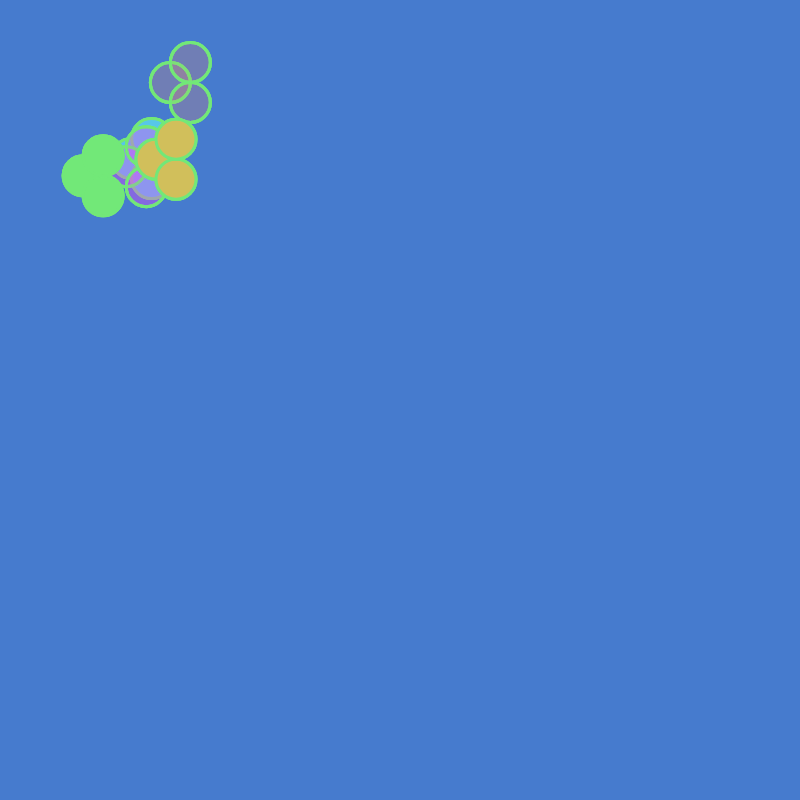
Frame 1 (no input)
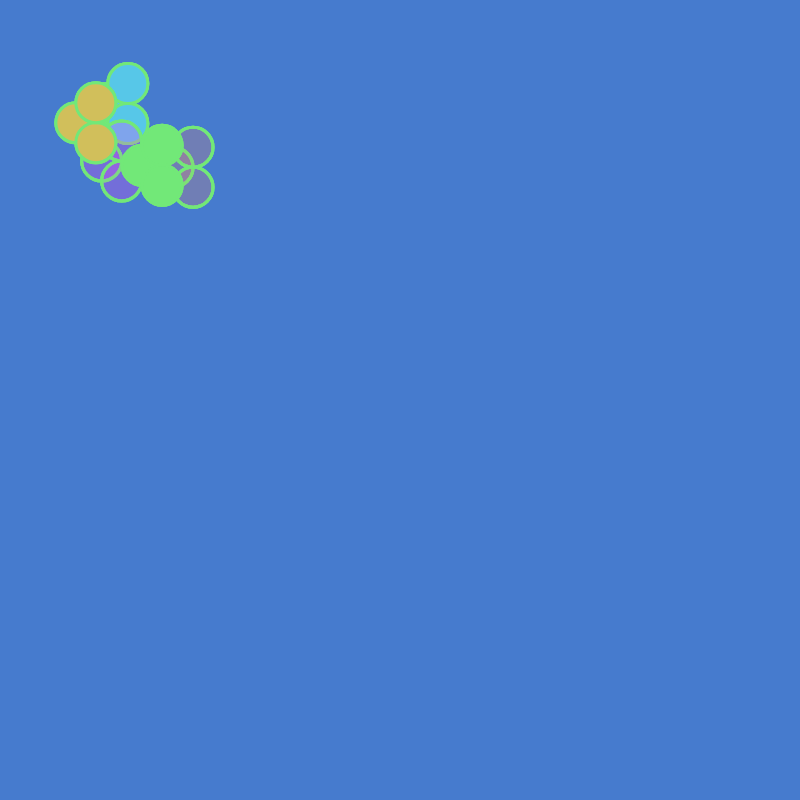
Frame 60 (no input)
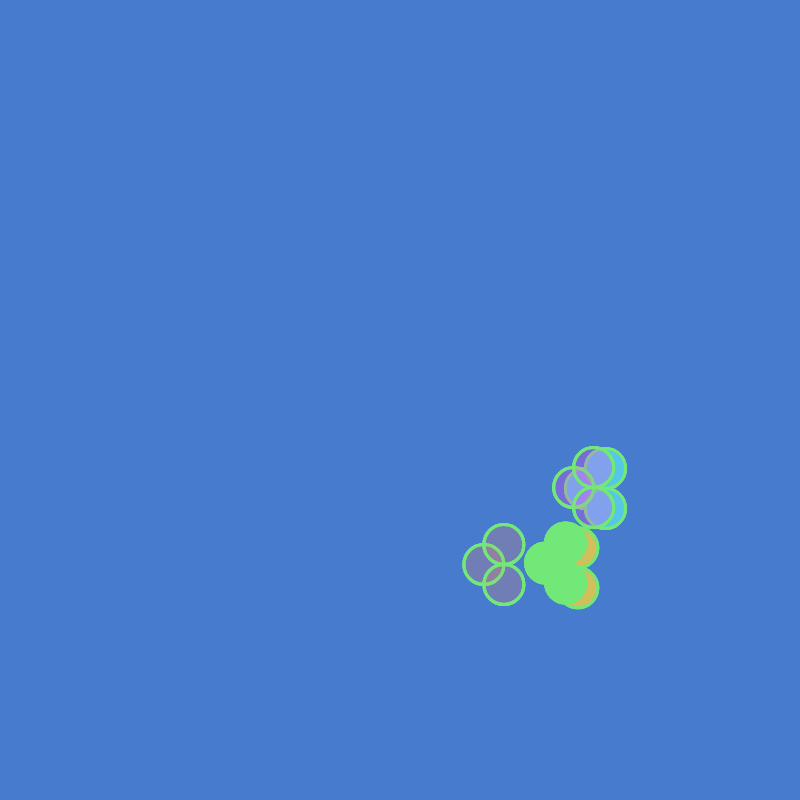
Frame 120 (the mouse pressed at the canvas centre since frame 60)

The p5.js sketch that drew these frames (run headless with seeded random() and noise() and a simulated clock; from frame 60 on, the mouse is pressed at the canvas centre):

// p5.js sketch
// ── sketch.js
var num = 0;
var colour = 0;
var ring = 0;
var xPos = 0;
var yPos = 0;
var w = 0;
var acceleration = 0;
var velocity = 0;
var oldX = 0;
var oldY = 0;

var liteB, melon, medBlu, pink, orange, mustard, ring;
var clrs = [];

function setup() {

  //createCanvas(displayWidth, displayHeight);
  createCanvas(800, 800);
  //colour = color(87, 199, 232);
  num = 3;
  xPos = 0;
  xPos = 0;
  w = 40;

  acceleration = random(1) / 5;
  velocity = random(5, 10);
  a = random(0, TWO_PI);

  liteBlu = color(87, 199, 232);
  melon = color(232, 141, 103, random(10, 50));
  pink = color(220, 82, 245);
  mustard = color(209, 191, 91);
  ring = color(114, 232, 120);
  medBlu = color(70, 123, 206);

  clrs = [liteBlu, melon, pink, mustard, ring];
  background(medBlu);
}

function draw() {
  background(medBlu); // medBlue
  //update the opacity
  var r = random(10, 50)
  clrs[2] = color(220, 82, 245, r);
  //change variables tied with movement
  // randMove();
  drunkAttract();

  for (var i = 0; i < 5; i++) {
    push();
    translate(random(80, 200), random(80, 200));
    // now display the items after updating movement variables
    display(clrs[i], clrs[4]);
    pop();
  }

}

function drunkAttract() {

  // drunk, brownian motion
  var dx = mouseX - xPos;
  var dy = mouseY - yPos;

  xPos = xPos + random(0, 0.2) * dx + random(-10, 10);
  yPos = yPos + random(0, 0.2) * dy + random(-10, 10);


}

function randMove() {
  // scooting around
  xPos = oldX + random(-20, 20);
  yPos = oldY + random(-20, 20);

  //store new values for next go:
  oldX = xPos;
  oldY = yPos;

  // checking the boundaries
  checkB_randMove();
}

function checkB_randMove() {
  // checking the boundaries
  if (xPos > width) oldX = 0;
  if (xPos < 0) oldX = width;
  if (yPos > height) oldY = 0;
  if (yPos < 0) oldY = height;
}

function display(clr_1, clr_2) { //display(x_, y_, clr1, clr2){
  //xPos = x_;
  //yPos = y_;
  // draw the shape
  strokeWeight(3);
  stroke(clr_2);
  fill(clr_1);
  for (var i = 0; i < num; i++) {

    ellipse(xPos, yPos, w, w);
    //ellipse(200, 200, 10, 10);
    ellipse(xPos + (w * .5), yPos + (w * .5), w, w);
    ellipse(xPos + (w * .5), yPos - (w * .5), w, w);

  }
}


function keyPressed() {
  background(0);
  xPos = random(width);
  yPos = random(height);
}
